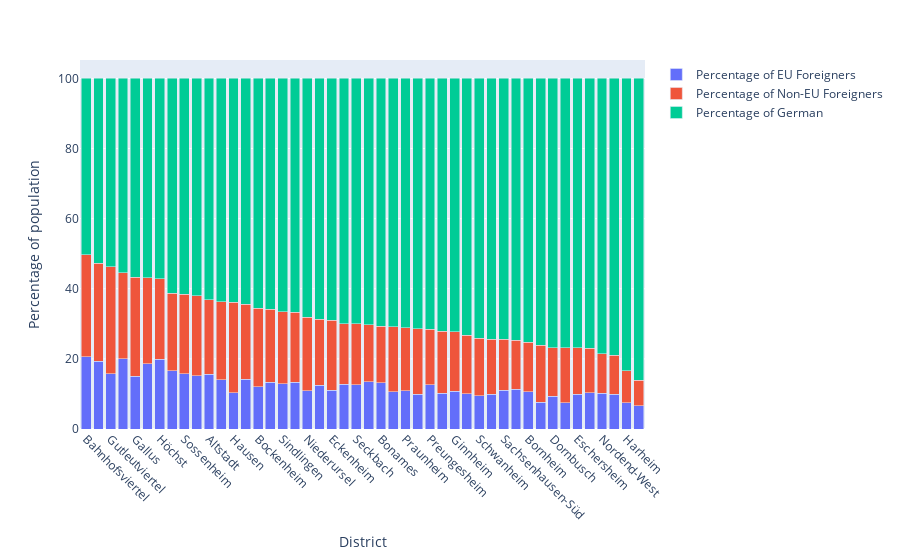

Notebook source saved alongside this figure:
### Code cell
population_percentage_chart = px.bar(population_df.sort_values("Percentage of German"), x='District', y=['Percentage of EU Foreigners', 'Percentage of Non-EU Foreigners', 'Percentage of German'], barmode='stack')
population_percentage_chart.update_layout(
    yaxis_title="Percentage of population",
    legend_title=""
)
population_percentage_chart.update_xaxes(tickangle=45)

### Figure 1 — Plotly figure (JSON) as saved in the notebook; plotly's stock layout.template omitted (floating-point values rounded to 4 significant figures)
{"data": [{"alignmentgroup": "True", "hovertemplate": "variable=Percentage of EU Foreigners<br>District=%{x}<br>value=%{y}<extra></extra>", "legendgroup": "Percentage of EU Foreigners", "marker": {"color": "#636efa", "pattern": {"shape": ""}}, "name": "Percentage of EU Foreigners", "offsetgroup": "Percentage of EU Foreigners", "orientation": "v", "showlegend": true, "textposition": "auto", "type": "bar", "x": ["Bahnhofsviertel", "Innenstadt", "Gutleutviertel", "Fechenheim", "Gallus", "Griesheim", "Höchst", "Nied", "Sossenheim", "Niederrad", "Altstadt", "Rödelheim", "Hausen", "Oberrad", "Bockenheim", "Unterliederbach", "Sindlingen", "Zeilsheim", "Niederursel", "Frankfurt am Main", "Eckenheim", "Ostend", "Seckbach", "Westend-Süd", "Bonames", "Riederwald", "Praunheim", "Westend-Nord", "Preungesheim", "Frankfurter Berg", "Ginnheim", "Heddernheim", "Schwanheim", "Nieder-Eschbach", "Sachsenhausen-Süd", "Sachsenhausen-Nord", "Bornheim", "Kalbach-Riedberg", "Dornbusch", "Berkersheim", "Eschersheim", "Nordend-Ost", "Nordend-West", "Bergen-Enkheim", "Harheim", "Nieder-Erlenbach"], "xaxis": "x", "y": [20.56, 19.26, 15.79, 20.02, 15.11, 18.59, 19.93, 16.57, 15.73, 15.21, 15.59, 14.07, 10.29, 14.21, 12.1, 13.29, 12.92, 13.35, 10.97, 12.55, 11.08, 12.77, 12.58, 13.5, 13.13, 10.66, 10.92, 9.909, 12.58, 10.24, 10.78, 10.06, 9.549, 9.982, 11.02, 11.29, 10.62, 7.606, 9.398, 7.445, 9.856, 10.3, 10.24, 9.895, 7.55, 6.601], "yaxis": "y"}, {"alignmentgroup": "True", "hovertemplate": "variable=Percentage of Non-EU Foreigners<br>District=%{x}<br>value=%{y}<extra></extra>", "legendgroup": "Percentage of Non-EU Foreigners", "marker": {"color": "#EF553B", "pattern": {"shape": ""}}, "name": "Percentage of Non-EU Foreigners", "offsetgroup": "Percentage of Non-EU Foreigners", "orientation": "v", "showlegend": true, "textposition": "auto", "type": "bar", "x": ["Bahnhofsviertel", "Innenstadt", "Gutleutviertel", "Fechenheim", "Gallus", "Griesheim", "Höchst", "Nied", "Sossenheim", "Niederrad", "Altstadt", "Rödelheim", "Hausen", "Oberrad", "Bockenheim", "Unterliederbach", "Sindlingen", "Zeilsheim", "Niederursel", "Frankfurt am Main", "Eckenheim", "Ostend", "Seckbach", "Westend-Süd", "Bonames", "Riederwald", "Praunheim", "Westend-Nord", "Preungesheim", "Frankfurter Berg", "Ginnheim", "Heddernheim", "Schwanheim", "Nieder-Eschbach", "Sachsenhausen-Süd", "Sachsenhausen-Nord", "Bornheim", "Kalbach-Riedberg", "Dornbusch", "Berkersheim", "Eschersheim", "Nordend-Ost", "Nordend-West", "Bergen-Enkheim", "Harheim", "Nieder-Erlenbach"], "xaxis": "x", "y": [29.08, 28.03, 30.54, 24.56, 28.15, 24.61, 22.92, 22.11, 22.75, 22.76, 21.33, 22.21, 25.9, 21.36, 22.37, 20.93, 20.47, 19.98, 20.94, 18.72, 19.92, 17.24, 17.42, 16.29, 16.23, 18.58, 17.99, 18.63, 15.94, 17.71, 17.01, 16.72, 16.28, 15.68, 14.59, 13.97, 14.2, 16.26, 13.85, 15.75, 13.33, 12.67, 11.22, 11.17, 9.021, 7.247], "yaxis": "y"}, {"alignmentgroup": "True", "hovertemplate": "variable=Percentage of German<br>District=%{x}<br>value=%{y}<extra></extra>", "legendgroup": "Percentage of German", "marker": {"color": "#00cc96", "pattern": {"shape": ""}}, "name": "Percentage of German", "offsetgroup": "Percentage of German", "orientation": "v", "showlegend": true, "textposition": "auto", "type": "bar", "x": ["Bahnhofsviertel", "Innenstadt", "Gutleutviertel", "Fechenheim", "Gallus", "Griesheim", "Höchst", "Nied", "Sossenheim", "Niederrad", "Altstadt", "Rödelheim", "Hausen", "Oberrad", "Bockenheim", "Unterliederbach", "Sindlingen", "Zeilsheim", "Niederursel", "Frankfurt am Main", "Eckenheim", "Ostend", "Seckbach", "Westend-Süd", "Bonames", "Riederwald", "Praunheim", "Westend-Nord", "Preungesheim", "Frankfurter Berg", "Ginnheim", "Heddernheim", "Schwanheim", "Nieder-Eschbach", "Sachsenhausen-Süd", "Sachsenhausen-Nord", "Bornheim", "Kalbach-Riedberg", "Dornbusch", "Berkersheim", "Eschersheim", "Nordend-Ost", "Nordend-West", "Bergen-Enkheim", "Harheim", "Nieder-Erlenbach"], "xaxis": "x", "y": [50.35, 52.71, 53.67, 55.42, 56.74, 56.8, 57.15, 61.32, 61.53, 62.03, 63.08, 63.72, 63.81, 64.43, 65.52, 65.78, 66.61, 66.67, 68.09, 68.73, 69.01, 69.99, 70.0, 70.22, 70.64, 70.76, 71.09, 71.46, 71.48, 72.05, 72.22, 73.22, 74.17, 74.34, 74.39, 74.74, 75.18, 76.13, 76.76, 76.81, 76.81, 77.03, 78.53, 78.93, 83.43, 86.15], "yaxis": "y"}], "layout": {"autosize": true, "barmode": "stack", "legend": {"title": {"text": ""}, "tracegroupgap": 0}, "margin": {"t": 60}, "xaxis": {"anchor": "y", "autorange": true, "domain": [0, 1], "range": [-0.5, 45.5], "tickangle": 45, "title": {"text": "District"}, "type": "category"}, "yaxis": {"anchor": "x", "autorange": true, "domain": [0, 1], "range": [0, 105.3], "title": {"text": "Percentage of population"}, "type": "linear"}}}
